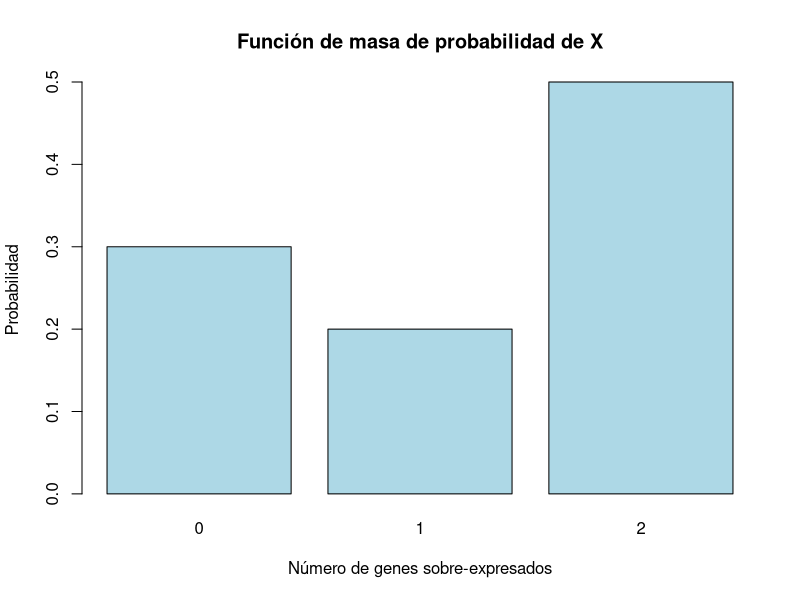
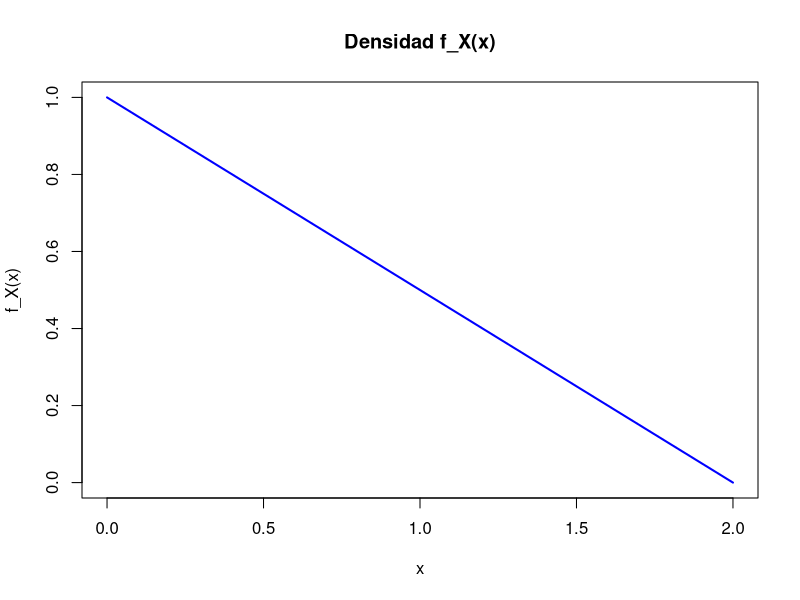
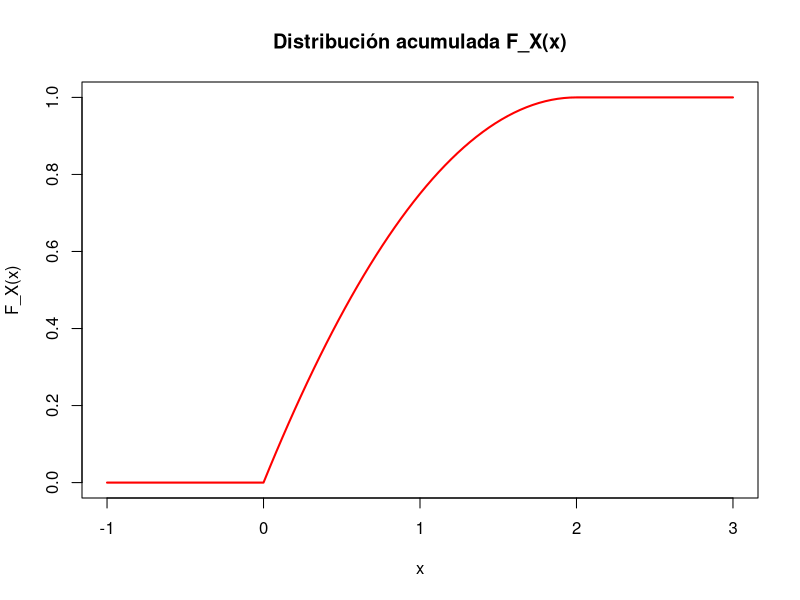
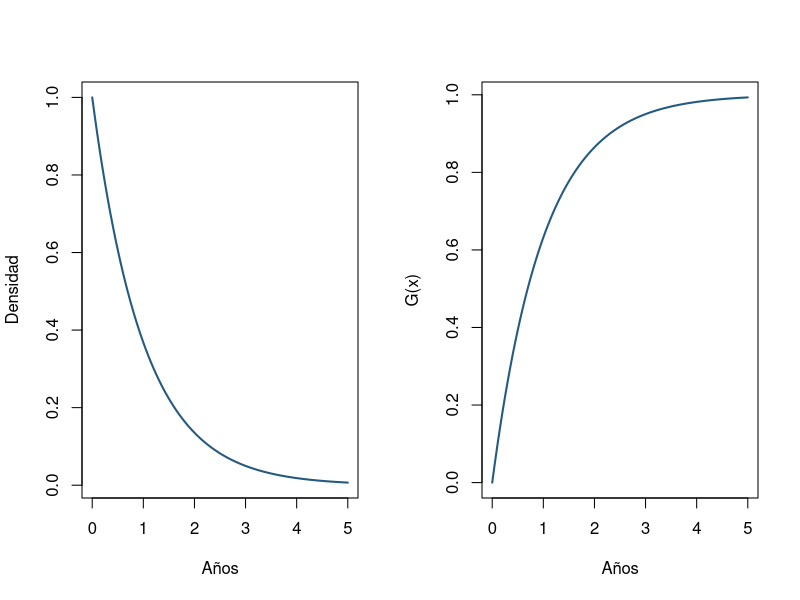
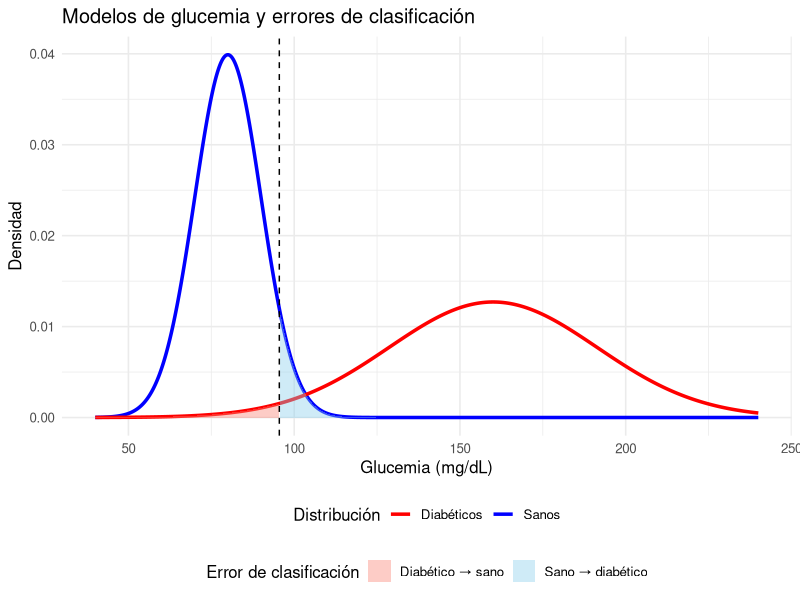

R code for these plots, in order:
## ---- chunk 1
# Valores de X y sus probabilidades
X_values <- c(0, 1, 2)
probabilities <- c(0.30, 0.20, 0.50)

# Crear el gráfico
barplot(probabilities, names.arg = X_values, col = "lightblue",
        main = "Función de masa de probabilidad de X",
        xlab = "Número de genes sobre-expresados", ylab = "Probabilidad")
## ---- chunk 2
# Calcular esperanza y varianza
esperanza <- sum(X_values * probabilities)
esperanza_cuadrado <- sum(X_values^2 * probabilities)

varianza <- esperanza_cuadrado - esperanza^2

esperanza
varianza
## ---- chunk 3
# Valores de la suma
suma <- sum(1 / (2 + 0:5))

# Calcular el valor de K
K <- 1 / suma
K
## ---- chunk 4
# Calcular la esperanza
esperanza <- sum((0:5) * K / (2 + 0:5))

# Calcular la esperanza al cuadrado
esperanza_cuadrado <- sum((0:5)^2 * K / (2 + 0:5))

# Calcular la varianza
varianza <- esperanza_cuadrado - esperanza^2

esperanza
varianza
## ---- chunk 5
# Probabilidad de X = 3
P_X_3 <- K / (2 + 3)
P_X_3
## ---- chunk 6
# Probabilidad de X >= 1
P_X_1 <- 1 - K / (2 + 0)
P_X_1
## ---- chunk 7
# Probabilidad de X <= 2
P_X_2 <- sum(K / (2 + 0:2))
P_X_2
## ---- chunk 8
# Densidad
f_x <- function(x) ifelse(x >= 0 & x <= 2, -0.5*x + 1, 0)
curve(f_x, from = 0, to = 2, col = "blue", lwd = 2, ylab = "f_X(x)", xlab = "x",
      main = "Densidad f_X(x)")
## ---- chunk 9
# Función de distribución
F_x <- function(x) ifelse(x < 0, 0, ifelse(x > 2, 1, -0.25 * x^2 + x))
curve(F_x, from = -1, to = 3, col = "red", lwd = 2, ylab = "F_X(x)", xlab = "x",
      main = "Distribución acumulada F_X(x)")
## ---- chunk 10
par(mfrow=c(1,2))
curve(dexp(x,rate=1),from=0,to=5,xlab="Años",ylab="Densidad",col="#245a81",lwd=2)
curve(pexp(x,rate=1),from=0,to=5,xlab="Años",ylab="G(x)",col="#245a81",lwd=2)
par(mfrow=c(1,1))
## ---- chunk 11
c(menos_seis_meses=pexp(0.5,rate=1),
  entre_seis_meses_y_un_ano=pexp(1,rate=1)-pexp(0.5,rate=1),
  mas_dos_anos=pexp(2,rate=1,lower.tail=FALSE))
## ---- chunk 12
# Parámetros del problema
n <- 10
p <- 0.8

# Probabilidades P(X = 8), P(X = 9) y P(X = 10)
prob_8 <- dbinom(8, size = n, prob = p)
prob_9 <- dbinom(9, size = n, prob = p)
prob_10 <- dbinom(10, size = n, prob = p)

# Probabilidad total P(X >= 8)
prob_total <- prob_8 + prob_9 + prob_10
prob_total
## ---- chunk 13
1-pbinom (7, size = n, prob = p)
## ---- chunk 14
lambda <- 12
k <- 10
prob_10_muertes <- dpois(k, lambda)
prob_10_muertes
## ---- chunk 15
k_15 <- 14
prob_15_o_mas <- 1 - ppois(k_15, lambda)
prob_15_o_mas
## ---- chunk 16
prob_10_o_menos <- ppois(k, lambda)
prob_10_o_menos
## ---- chunk 17
n <- 150
p <- 0.1
k <- 10
prob_binom_10 <- dbinom(k, n, p)
prob_binom_10
## ---- chunk 18
lambda <- 15
prob_pois_10 <- dpois(k, lambda)
prob_pois_10
## ---- chunk 19
100 * (prob_pois_10 - prob_binom_10) / prob_binom_10
## ---- chunk 20
# Calculamos la probabilidad con la función pnorm
p1 <- pnorm(1.75)
p1
## ---- chunk 21
# Calculamos ambas probabilidades
p2_120 <- pnorm(1.75)
p2_90 <- pnorm(-2.00)
p2 <- p2_120 - p2_90
p2
## ---- chunk 22
# Calculamos el valor z correspondiente al percentil 25
z_p25 <- qnorm(0.25)
# Calculamos el p25 en la escala original
p25 <- 106 + z_p25 * 8
p25
## ---- chunk 23
# Nivel de glucosa límite para clasificar como sano
percentil_sano <- qnorm(0.02, mean = 160, sd = 31.4)
percentil_sano
## ---- chunk 24
# Probabilidad de que un sano sea clasificado como diabético
prob_sano_como_diabetico <- 1 - pnorm(percentil_sano, mean = 80, sd = 10)
prob_sano_como_diabetico
## ---- chunk 25
mu_s <- 80; sigma_s <- 10
mu_d <- 160; sigma_d <- 31.4
cat("Punto de corte:", round(percentil_sano, 2), "\n")
cat("Porcentaje de sanos mal clasificados:", round(100*prob_sano_como_diabetico, 2), "%\n")
## ---- chunk 26
library(ggplot2)
x <- seq(40, 240, length.out=1000)
df <- data.frame(x=x, sano=dnorm(x,mu_s,sigma_s),
                 diabetico=dnorm(x,mu_d,sigma_d))
zona_sanos_mal <- subset(df, x > percentil_sano)
zona_diabeticos_mal <- subset(df, x <= percentil_sano)

ggplot(df, aes(x=x)) +
  geom_line(aes(y=sano, color="Sanos"), linewidth=1.2) +
  geom_line(aes(y=diabetico, color="Diabéticos"), linewidth=1.2) +
  geom_area(data=zona_sanos_mal,
            aes(y=sano, fill="Sano → diabético"), alpha=0.4) +
  geom_area(data=zona_diabeticos_mal,
            aes(y=diabetico, fill="Diabético → sano"), alpha=0.4) +
  geom_vline(xintercept=percentil_sano, linetype="dashed") +
  scale_color_manual(values=c("Sanos"="blue", "Diabéticos"="red")) +
  scale_fill_manual(values=c("Sano → diabético"="skyblue",
                             "Diabético → sano"="salmon")) +
  labs(title="Modelos de glucemia y errores de clasificación",
       y="Densidad", x="Glucemia (mg/dL)",
       color="Distribución", fill="Error de clasificación") +
  theme_minimal(base_size=12) +
  theme(legend.position="bottom", legend.box="vertical")
## ---- chunk 27
# Probabilidad de que un diabético sea diagnosticado como diabético
prob_diabetico_diagnosticado <- 1 - pnorm(percentil_sano, mean = 160, sd = 31.4)
prob_diabetico_diagnosticado
## ---- chunk 28
prob_sano_diagnosticado <-
 1- pnorm(percentil_sano, mean = 80, sd = 10)
prob_sano_diagnosticado
## ---- chunk 29
# Probabilidad de diagnóstico en la población general
prob_diagnostico_total <-
  prob_diabetico_diagnosticado * 0.10 +
  prob_sano_diagnosticado * 0.90
prob_diagnostico_total
## ---- chunk 30
#
prob_diabetico_given_diagnostico <-
  (prob_diabetico_diagnosticado * 0.10) /
  prob_diagnostico_total
prob_diabetico_given_diagnostico
## ---- chunk 31
# Calcular la probabilidad usando la distribución hipergeométrica
probabilidad <- dhyper(6, 10, 10, 12)
probabilidad
